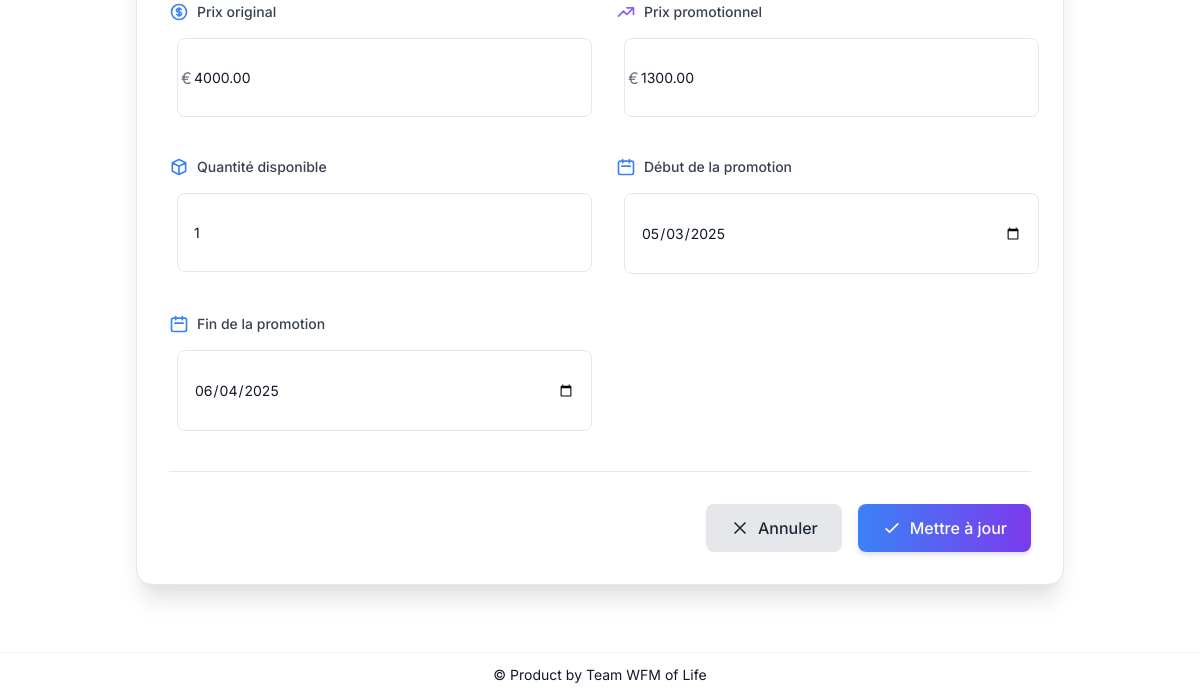
Before: /promotion/3/modifier/ (signed in, lower part) with the older database file.
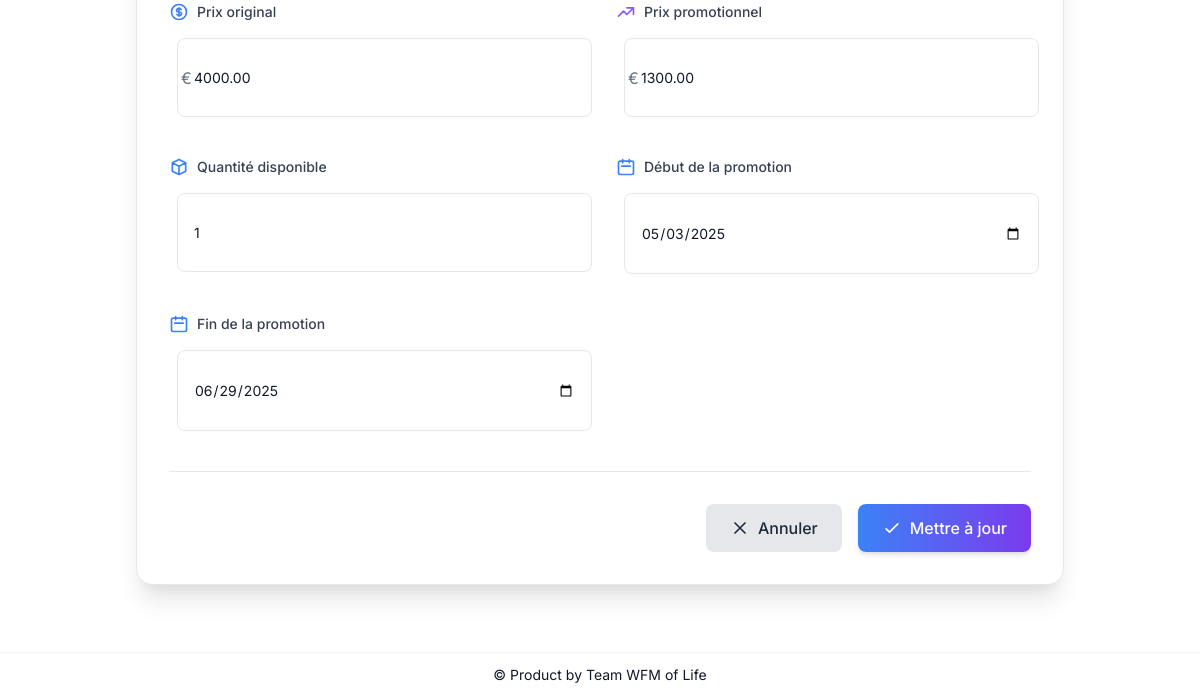
After: the same page with the newer database file.
### promotions/models.py (models this page shows, shortened)
class Produit(models.Model):
    nom = models.CharField(max_length=100)
    description = models.TextField()
    prix = models.DecimalField(max_digits=10, decimal_places=2)
    prix_promotionnel = models.DecimalField(max_digits=10, decimal_places=2)
    date_debut_promo = models.DateTimeField()
    date_fin_promo = models.DateTimeField()
    quantite = models.IntegerField(default=1)
    image = models.ImageField(upload_to='produits/', default='produits/inconnues.jpg')
    categorie = models.ForeignKey(Categorie, on_delete=models.CASCADE)
    entreprise = models.ForeignKey(Entreprise, on_delete=models.CASCADE)
    est_expire = models.BooleanField(default=False)

### promotions/views.py (the view)
# urls.py: path('promotion/<int:produit_id>/modifier/', views.modifier_promotion, name='modifier_promotion'),
@login_required
def modifier_promotion(request, produit_id):
    produit = get_object_or_404(Produit, id=produit_id, entreprise=request.user.entreprise)
    if request.method == 'POST':
        form = ProduitForm(request.POST, request.FILES, instance=produit)
        if form.is_valid():
            produit = form.save()
            if produit.date_fin_promo < timezone.now():
                produit.est_expire = True
            else:
                produit.est_expire = False
            produit.save()
            return redirect('dashboard')
    else:
        form = ProduitForm(instance=produit)
    return render(request, 'modifier_promotion.html', {'form': form, 'produit': produit})

### promotions/forms.py (shortened to what this page needs)
class ProduitForm(ModelForm):
    class Meta:
        model = Produit
        fields = ['nom', 'description', 'prix', 'prix_promotionnel',
                 'date_debut_promo', 'date_fin_promo', 'quantite', 'image', 'categorie']
        widgets = {
            'description': forms.Textarea(attrs={'rows': 3}),
            'date_debut_promo': DateInput(attrs={'type': 'date'}),
            'date_fin_promo': DateInput(attrs={'type': 'date'}),
        }

### promotions/models.py (called while the page is built)
    def __str__(self):
        return self.nom

### promotions/templates/modifier_promotion.html (shortened to what the changed rows need)
{% extends 'base.html' %}
{% block content %}
<div class="min-h-screen bg-white dark:bg-gray-900 transition-colors duration-300 py-12 px-4 sm:px-6 lg:px-8">
    <div class="max-w-5xl mx-auto">
        <div class="bg-white dark:bg-gray-800 rounded-2xl shadow-xl overflow-hidden border border-gray-200 dark:border-gray-700 transition-all duration-300 hover:shadow-2xl">
            <div class="p-8">
                <form method="post" enctype="multipart/form-data" class="space-y-8">
                    <div class="grid grid-cols-1 md:grid-cols-2 gap-8">
                        <div>
                            <div class="relative">
                                {{ form.prix }}
                                <div class="absolute inset-y-0 left-0 pl-3 flex items-center pointer-events-none">
                                    <span class="text-gray-500 dark:text-gray-400">€</span>
                                </div>
                            </div>
                        </div>
                        <div>
                            <div class="relative">
                                {{ form.prix_promotionnel }}
                                <div class="absolute inset-y-0 left-0 pl-3 flex items-center pointer-events-none">
                                    <span class="text-gray-500 dark:text-gray-400">€</span>
                                </div>
                            </div>
                        </div>
                        <div>
                            <label for="{{ form.quantite.id_for_label }}" class="block text-sm font-medium text-gray-700 dark:text-gray-300 mb-2">
                                <span class="flex items-center">
                                </span>
                            </label>
                            {{ form.quantite }}
                        </div>
                        <div>
                            <label for="{{ form.date_debut_promo.id_for_label }}" class="block text-sm font-medium text-gray-700 dark:text-gray-300 mb-2">
                                <span class="flex items-center">
                                </span>
                            </label>
                            {{ form.date_debut_promo }}
                        </div>
                        <div>
                            <label for="{{ form.date_fin_promo.id_for_label }}" class="block text-sm font-medium text-gray-700 dark:text-gray-300 mb-2">
                                <span class="flex items-center">
                                </span>
                            </label>
                            {{ form.date_fin_promo }}
                        </div>
                    </div>
                </form>
            </div>
        </div>
    </div>
</div>
{% endblock %}

Changed rows visible on the page:
changed Produit: date_fin_promo "06/04/2025" → "06/29/2025"
